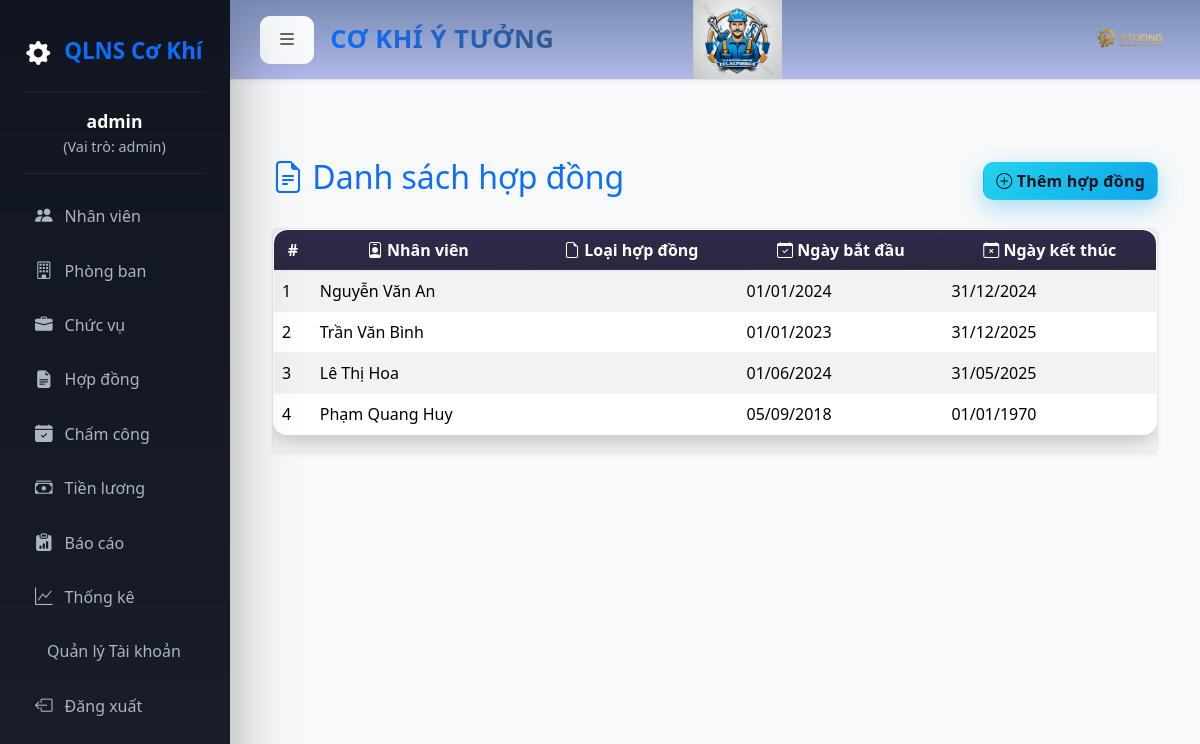
Page /contracts_view.php (signed in) on the committed database.
### tables this page shows
CREATE TABLE contracts (
  id INT AUTO_INCREMENT PRIMARY KEY,
  employee_id INT,
  contract_no VARCHAR(100),
  contract_type VARCHAR(100),
  start_date DATE,
  end_date DATE,
  salary_base DECIMAL(12,2),
  status ENUM('active','expired','terminated') DEFAULT 'active',
  FOREIGN KEY (employee_id) REFERENCES employees(id)
);

CREATE TABLE employees (
  id INT AUTO_INCREMENT PRIMARY KEY,
  employee_code VARCHAR(50) UNIQUE,
  full_name VARCHAR(200),
  dob DATE,
  gender ENUM('M','F'),
  address VARCHAR(255),
  phone VARCHAR(50),
  email VARCHAR(150),
  join_date DATE,
  department_id INT,
  position_id INT,
  FOREIGN KEY (department_id) REFERENCES departments(id),
  FOREIGN KEY (position_id) REFERENCES positions(id)
);

### contracts_view.php (the view, shortened to what this page needs)
<?php
include "inc/header.php";
if ($_SESSION['role'] == 'employee') {
    $stmt = $pdo->prepare("SELECT * FROM contracts WHERE employee_id=?");
    $stmt->execute([$_SESSION['user_id']]);
    $contracts = $stmt->fetchAll(PDO::FETCH_ASSOC);
} else {
    $contracts = $pdo->query("SELECT c.*, e.full_name FROM contracts c LEFT JOIN employees e ON c.employee_id=e.id")->fetchAll(PDO::FETCH_ASSOC);
}
?>
<div class="container mt-5">
    <div class="d-flex justify-content-between align-items-center mb-4">
        <h2 class="text-primary"><i class="bi bi-file-earmark-text"></i> Danh sách hợp đồng</h2>
        <a href="add_contract.php" class="btn btn-success"><i class="bi bi-plus-circle"></i> Thêm hợp đồng</a>
    </div>
    <div class="table-responsive shadow-sm rounded">
        <table id="contractTable" class="table table-striped table-hover align-middle">
            <thead class="table-dark">
                <tr>
                    <th>#</th>
                    <th><i class="bi bi-person-badge"></i> Nhân viên</th>
                    <th><i class="bi bi-file-earmark"></i> Loại hợp đồng</th>
                    <th><i class="bi bi-calendar-check"></i> Ngày bắt đầu</th>
                    <th><i class="bi bi-calendar-x"></i> Ngày kết thúc</th>
                </tr>
            </thead>
            <tbody>
                <?php foreach($contracts as $c): ?>
                <tr>
                    <td><?= $c['id'] ?></td>
                    <td><?= $c['full_name'] ?? '<span class="text-muted">Không xác định</span>' ?></td>
                    <td><span class="badge bg-info text-dark"><?= $c['type'] ?></span></td>
                    <td><?= date("d/m/Y", strtotime($c['start_date'])) ?></td>
                    <td><?= date("d/m/Y", strtotime($c['end_date'])) ?></td>
                </tr>
                <?php endforeach; ?>
            </tbody>
        </table>
    </div>
</div>

### assets/css/style.css (style rules this page uses)
:root { --bg-1: #0b0f19; --bg-2: #0f172a; --panel: rgba(17, 25, 40, 0.65); --panel-border: rgba(255, 255, 255, 0.08); --text: #e2e8f0; --muted: #94a3b8; --primary: #7c3aed; --primary-600: #6d28d9; --primary-700: #5b21b6; --success: #22d3ee; --danger: #f43f5e; --warning: #f59e0b; --surface-blur: blur(12px); --radius: 14px; --shadow-sm: 0 6px 24px rgba(0, 0, 0, 0.25); --shadow-lg: 0 20px 60px rgba(0, 0, 0, 0.35); }
body { background: radial-gradient( 1200px 800px at 10% 10%, rgba(124, 58, 237, 0.16), transparent 40% ), radial-gradient( 900px 700px at 90% 20%, rgba(34, 211, 238, 0.12), transparent 45% ), radial-gradient( 800px 600px at 30% 80%, rgba(244, 63, 94, 0.1), transparent 45% ), linear-gradient(180deg, var(--bg-1), var(--bg-2)); color: var(--text); font-family: "Segoe UI", Tahoma, Geneva, Verdana, sans-serif; min-height: 100vh; -webkit-font-smoothing: antialiased; }
table { background: var(--panel); backdrop-filter: var(--surface-blur); -webkit-backdrop-filter: var(--surface-blur); border: 1px solid var(--panel-border); border-radius: var(--radius); overflow: hidden; box-shadow: var(--shadow-sm); }
table th, table td { vertical-align: middle; color: var(--text); border-color: rgba(148, 163, 184, 0.12) !important; }
table th { text-align: center; background: linear-gradient( 180deg, rgba(124, 58, 237, 0.18), rgba(124, 58, 237, 0.1) ); color: #faf5ff; }
.btn { border-radius: 10px; font-weight: 600; letter-spacing: 0.2px; transition: transform 0.2s ease, box-shadow 0.2s ease, background 0.2s ease; }
.btn-success { background: linear-gradient(135deg, var(--success), #0ea5e9); border: 1px solid rgba(34, 211, 238, 0.35); box-shadow: 0 8px 24px rgba(14, 165, 233, 0.35), inset 0 0 12px rgba(255, 255, 255, 0.04); color: #05121f; }
@media (prefers-color-scheme: light) { :root { --bg-1: #f5f7fb; --bg-2: #e9eef7; --panel: rgba(255, 255, 255, 0.75); --panel-border: rgba(15, 23, 42, 0.08); --text: #0f172a; --muted: #475569; } }
@media (prefers-color-scheme: light) { body { color: var(--text); } }
@media (prefers-color-scheme: light) { table th { color: #2e1065; } }
.table-responsive { overflow-x: auto; -webkit-overflow-scrolling: touch; border-radius: var(--radius); border: 1px solid var(--panel-border); }
.table { position: relative; isolation: isolate; }
.table thead th { position: sticky; top: 0; z-index: 2; backdrop-filter: var(--surface-blur); -webkit-backdrop-filter: var(--surface-blur); box-shadow: inset 0 -1px 0 rgba(255, 255, 255, 0.06), 0 2px 12px rgba(0, 0, 0, 0.15); }
.table::before { content: ""; position: absolute; inset: -1px; border-radius: calc(var(--radius) + 6px); background: radial-gradient( 1200px 400px at 20% -10%, rgba(124, 58, 237, 0.25), transparent 40% ), radial-gradient( 900px 300px at 120% -20%, rgba(34, 211, 238, 0.22), transparent 45% ); filter: blur(14px); z-index: -1; pointer-events: none; }
.table tbody tr { transition: transform 0.18s ease, box-shadow 0.18s ease, background 0.18s ease, border-color 0.18s ease; }
.table tbody tr + tr { border-top: 1px solid rgba(148, 163, 184, 0.08); }

### inc/header.php (style rules this page uses)
body { background-color: #f8f9fa; font-family: 'Segoe UI', Tahoma, Geneva, Verdana, sans-serif; overflow-x: hidden; }

### rows in the picture
contracts: id "1", employee.full_name "Nguyễn Văn An", start_date "01/01/2024", end_date "31/12/2024"
contracts: id "2", employee.full_name "Trần Văn Bình", start_date "01/01/2023", end_date "31/12/2025"
contracts: id "3", employee.full_name "Lê Thị Hoa", start_date "01/06/2024", end_date "31/05/2025"
contracts: id "4", employee.full_name "Phạm Quang Huy", start_date "05/09/2018", end_date "01/01/1970"

### other values in the picture
$_SESSION['username'] "admin"
$role "admin"
